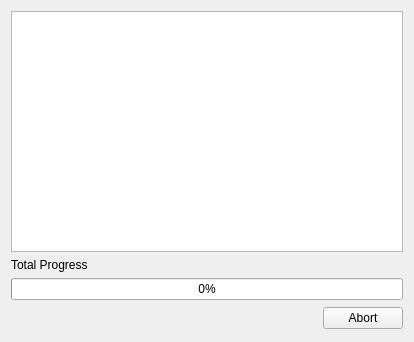
<ui version="4.0" >
 <class>PageAuthoring</class>
 <widget class="QWidget" name="PageAuthoring" >
  <property name="geometry" >
   <rect>
    <x>0</x>
    <y>0</y>
    <width>414</width>
    <height>342</height>
   </rect>
  </property>
  <property name="windowTitle" >
   <string>Form</string>
  </property>
  <layout class="QVBoxLayout" name="verticalLayout" >
   <item>
    <widget class="KTextEdit" name="infoProcess" />
   </item>
   <item>
    <widget class="QLabel" name="label" >
     <property name="text" >
      <string>Total Progress</string>
     </property>
    </widget>
   </item>
   <item>
    <widget class="QProgressBar" name="progressBar" >
     <property name="value" >
      <number>0</number>
     </property>
    </widget>
   </item>
   <item>
    <layout class="QHBoxLayout" name="horizontalLayout_2" >
     <item>
      <spacer name="horizontalSpacer" >
       <property name="orientation" >
        <enum>Qt::Horizontal</enum>
       </property>
       <property name="sizeHint" stdset="0" >
        <size>
         <width>267</width>
         <height>25</height>
        </size>
       </property>
      </spacer>
     </item>
     <item>
      <widget class="KPushButton" name="abortButton" >
       <property name="text" >
        <string>Abort</string>
       </property>
      </widget>
     </item>
    </layout>
   </item>
  </layout>
 </widget>
 <customwidgets>
  <customwidget>
   <class>KPushButton</class>
   <extends>QPushButton</extends>
   <header>kpushbutton.h</header>
  </customwidget>
  <customwidget>
   <class>KTextEdit</class>
   <extends>QTextEdit</extends>
   <header>ktextedit.h</header>
  </customwidget>
 </customwidgets>
 <resources/>
 <connections/>
</ui>
